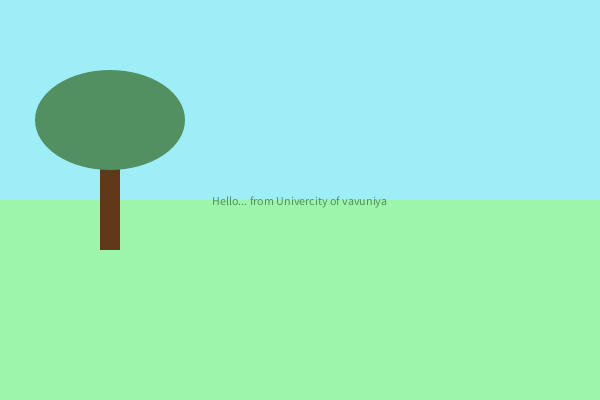
Frame 1 (no input)
Frame 60 (the mouse pressed at the canvas centre just before this capture): identical to frame 1, image omitted
Frame 120 (the mouse held since frame 60 and released just before this capture): identical to frame 1, image omitted

The Processing sketch that drew this single still picture (run headless with seeded random() and noise(); from frame 60 on, the mouse is pressed at the canvas centre):

// Processing sketch: sketch_260420d_
// ── sketch_260420d_.pde
void setup(){
  size(600,400);
  noStroke();
}

void draw()
{

  color skycolor = color(157,238,247);
  color groundcolor = color(156,245,170);
  color leafcolor = color (82,144,97);
  color trunkcolor = color(95,57,26);
  
  //Background color
  background(skycolor);
 
  
  //Ground color
 // rect(0,200,400,200);
   fill(groundcolor);
  rect(0,height/2,width,height/2);

  
  //Tree Trunk 
    fill(trunkcolor);
    rect(100,150,20,100);
    
    
  //Tree Leaves
  fill( leafcolor);
  ellipse(110,120,150,100);
  
  
  String WellcomeMessage = "Hello... from Univercity of vavuniya";
  textAlign(CENTER,CENTER);
  text(WellcomeMessage,width/2,height/2);
  
 
}
